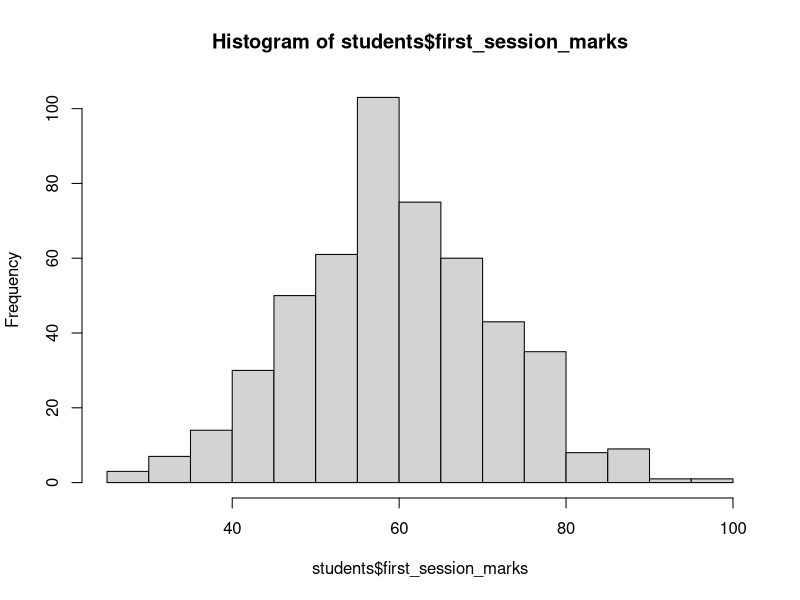
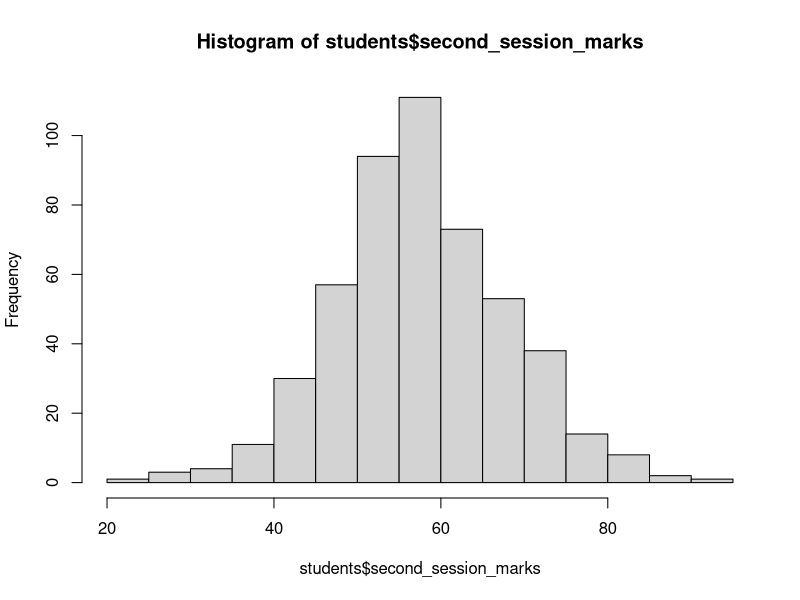
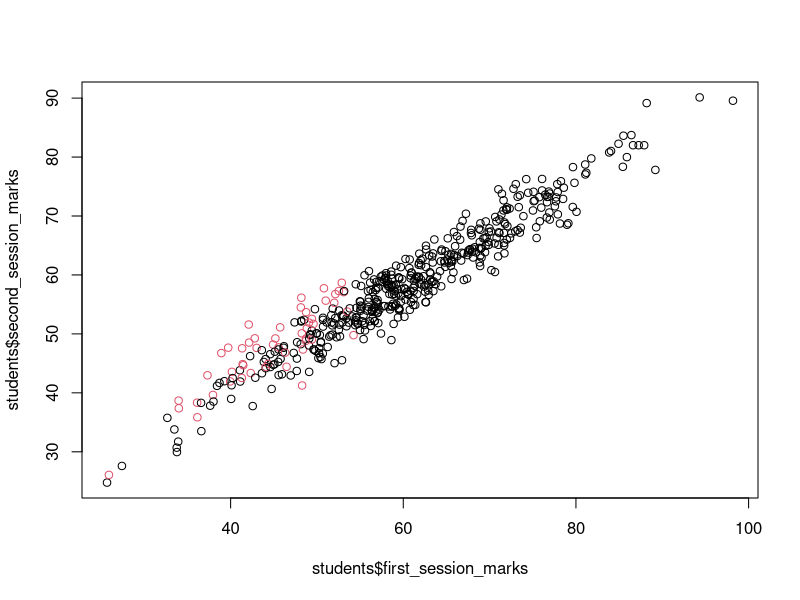
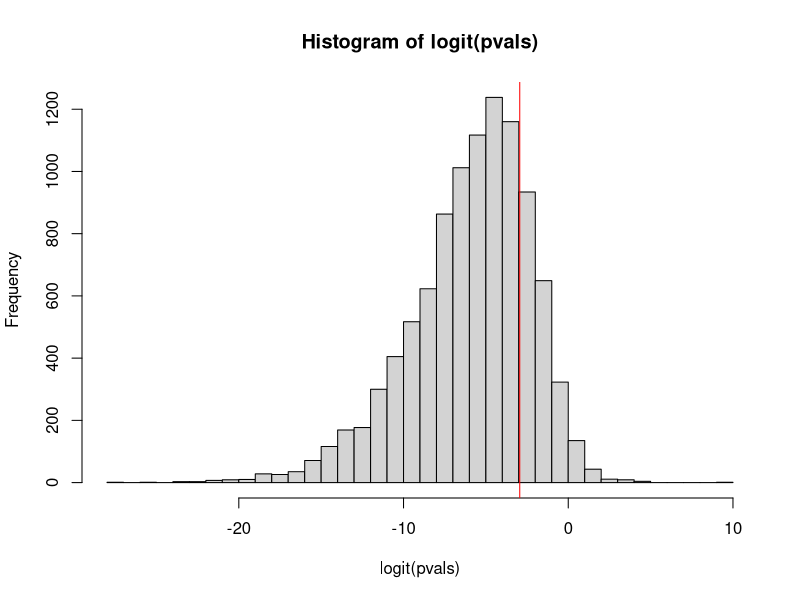

Write R code to recreate these figures, in order.
## ---- chunk 1
knitr::opts_chunk$set(echo = TRUE)
## ---- chunk 2
set.seed(42)
n_students <- 500
n_tutoring <- 50
## ---- chunk 3
meanmark <- 60.0
marks_sd <- 12.0


aptitude <- rnorm(n_students, 0.0, 1.0)
students <- data.frame(aptitude)

## ---- chunk 4

luck <- 2

students$first_session_marks <- rnorm(n_students, students$aptitude*marks_sd + meanmark, luck)

#It is possible for some values to fall off the scale.
students$first_session_marks[students$first_session_marks > 100] <- 100
students$first_session_marks[students$first_session_marks < 0] <- 0


hist(students$first_session_marks, breaks = 15)

## ---- chunk 5

students <- students[order(students$first_session_marks),]

n_tutoring_places_accepted <- 0
tutored <- rep(0, n_students)
i <- 1
while (n_tutoring_places_accepted < n_tutoring & i < n_students) {
 rval <- runif(1) 
 if (rval < 0.8 - students$first_session_marks[i]/100){
   tutored[[i]] <- 1
   n_tutoring_places_accepted <- n_tutoring_places_accepted + 1
 }
 i <- i + 1
}

students$tutored <- tutored

sum(tutored)

## ---- chunk 6
beta_0 <- 58 #This is the mean mark in second session for untutored students
beta_1 <- 0.9
beta_2 <- 3
sigma <- 2 #Luck in second session.

students$second_session_marks.mu <- beta_0 + beta_1*students$aptitude*marks_sd + beta_2*students$tutored
students$second_session_marks <- rnorm(n_students, students$second_session_marks.mu, sigma)

#Once again, it is possible that some values could have fallen off the scale, and this is one simple way to fix that:
students$second_session_marks[students$second_session_marks > 100] <- 100
students$second_session_marks[students$second_session_marks < 0] <- 0


hist(students$second_session_marks, breaks = 15)

## ---- chunk 7

plot(students$first_session_marks, students$second_session_marks, col = factor(students$tutored, levels = c(0,1)))

## ---- chunk 8
regression_model <- lm(second_session_marks ~ first_session_marks + tutored, data = students)
summary(regression_model)
## ---- chunk 9

power_simulation <- function(n_tutored = 50, n_untutored = 450, tutoring_effect, sigma_secondsession, beta0 = 58, beta1 = 0.9, marks_sd = 12){
  nstudents <- n_tutored + n_untutored 
  aptitude <- sort(rnorm(nstudents, 0, 1))
  students <- data.frame(aptitude)
  students$first_session <- rnorm(nstudents, students$aptitude*marks_sd + 60, 2)
  students <- students[order(students$first_session),]
  tutored.indices <- sample(seq(1,n_tutored*2), n_tutored)
  tutored <- rep(0, nstudents)
  tutored[tutored.indices] <- 1
  students$tutored <- tutored
  students$second_session <- rnorm(nstudents, beta0 + beta1*aptitude*marks_sd + tutoring_effect*students$tutored, sigma_secondsession)
  lmod <- summary(lm(second_session ~ first_session + tutored, data = students))
  return(lmod$coefficients[3,4]) #The pvalue for the tutoring_effect estimate.
}

pvals <- replicate(10000, power_simulation(n_tutored = 50, n_untutored = 450, tutoring_effect = 1, sigma_secondsession = 2))

mean(pvals <= 0.05)


## ---- chunk 10

logit <- function(x){log(x/(1-x))}
hist(logit(pvals),breaks = 50)
abline(v = logit(0.05), col = "red") #The vertical line is at p = 0.05
